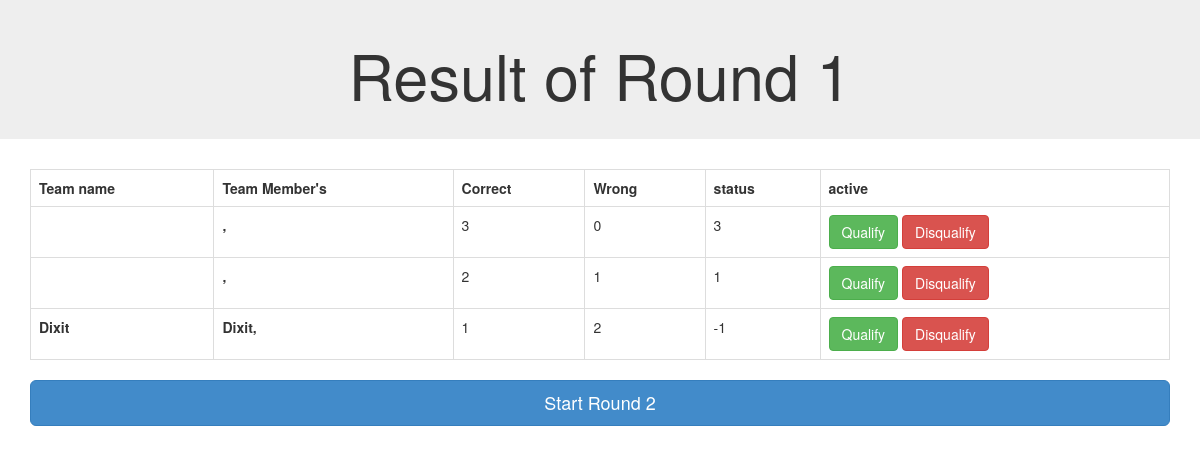
Page /pages/round1_result_display.php on the committed database.
### tables this page shows
CREATE TABLE IF NOT EXISTS `round1_result` (
  `team_id` int(6) unsigned NOT NULL,
  `team_name` varchar(30) NOT NULL,
  `correct` int(11) DEFAULT '0',
  `wrong` int(11) DEFAULT '0',
  `status` int(11) DEFAULT '0',
  `active` tinyint(1) DEFAULT '1'
);

CREATE TABLE IF NOT EXISTS `team` (
  `team_id` int(6) unsigned NOT NULL,
  `team_name` varchar(30) NOT NULL,
  `member` text NOT NULL,
  `active` tinyint(1) DEFAULT '1'
);

### pages/round1_result_display.php (the view, shortened to what this page needs)
<!DOCTYPE html>
<html lang='en'>
    <head>
        <link rel="stylesheet" href="../css/bootstrap.min.css">
        <link rel="stylesheet" href="../font-awesome/css/font-awesome.min.css">
        <link rel="stylesheet" href="../css/main.css">
    </head>
    <body>
        <div class="jumbotron" style="padding: 20px;">
            <div class="container">
            <center>
                <h1>Result of Round 1</h1>
            </center>
            </div>
        </div>
        <div class="container">
            <table class="table table-bordered table-hover">
                <tr>
                    <th class="">Team name</th>
                    <th class="">Team Member's</th>
                    <th class="">Correct</th>
                    <th class="">Wrong</th>
                    <th class="">status</th>
                    <th class="">active</th>
                </tr>
                <tr>
                    <?php
                        $servername = "localhost";
                        $username = "";
                        $password = "";
                        $dbname = "logo_quiz";
                        $conn = new mysqli($servername, $username, $password, $dbname);
                        $sql = "SELECT * FROM round1_result r LEFT JOIN team t ON r.team_id = t.team_id ORDER BY status DESC, wrong ASC";
                        $result = $conn->query($sql);
                            if ($result->num_rows > 0) {
                                while($row = $result->fetch_assoc()):?>
                                    <?php $ui = $row['team_id']; ?>
                                    <tr class="row<?php echo $ui;?>" >
                                        <th class=""><?php echo $row["team_name"];?></th>
                                        <th class=""><?php echo $row["member"];?></th>
                                        <td class=""><?php echo $row["correct"];?></td>
                                        <td class=""><?php echo $row["wrong"];?></td>
                                        <td class=""><?php echo $row["status"];?></td>
                                        <td class="">
                                            <button type="button" class="btn btn-success" value="<?php echo $row["team_id"];?>">Qualify</button>
                                            <button type="button" class="btn btn-danger" value="<?php echo $row["team_id"];?>">Disqualify</button>
                                        </td>
                                    </tr>
                                <?php endwhile;
                            }else{
                                echo "error: in faching data";
                            }
                    ?>
            </table>
            <a href="round2_resultANDteam_result_dumy.php" ><button type="button" class="btn btn-primary btn-lg btn-block">Start Round 2</button></a>
        </div>
    </body>
</html>

### css/main.css (style rules this page uses)
body { margin: 0px; padding: 0px; height: 100%; //background: url('../images/washi.png') top left repeat; //background-position: center; //background-origin: content-box; //background-repeat: repeat; //background-size: contain; //background-color: #f00; }

### rows in the picture
round1_result: team.member ",", correct "3", wrong "0", status "3"
round1_result: team.member ",", correct "2", wrong "1", status "1"
round1_result: team.team_name "Dixit", team.member "Dixit,", correct "1", wrong "2", status "-1"
